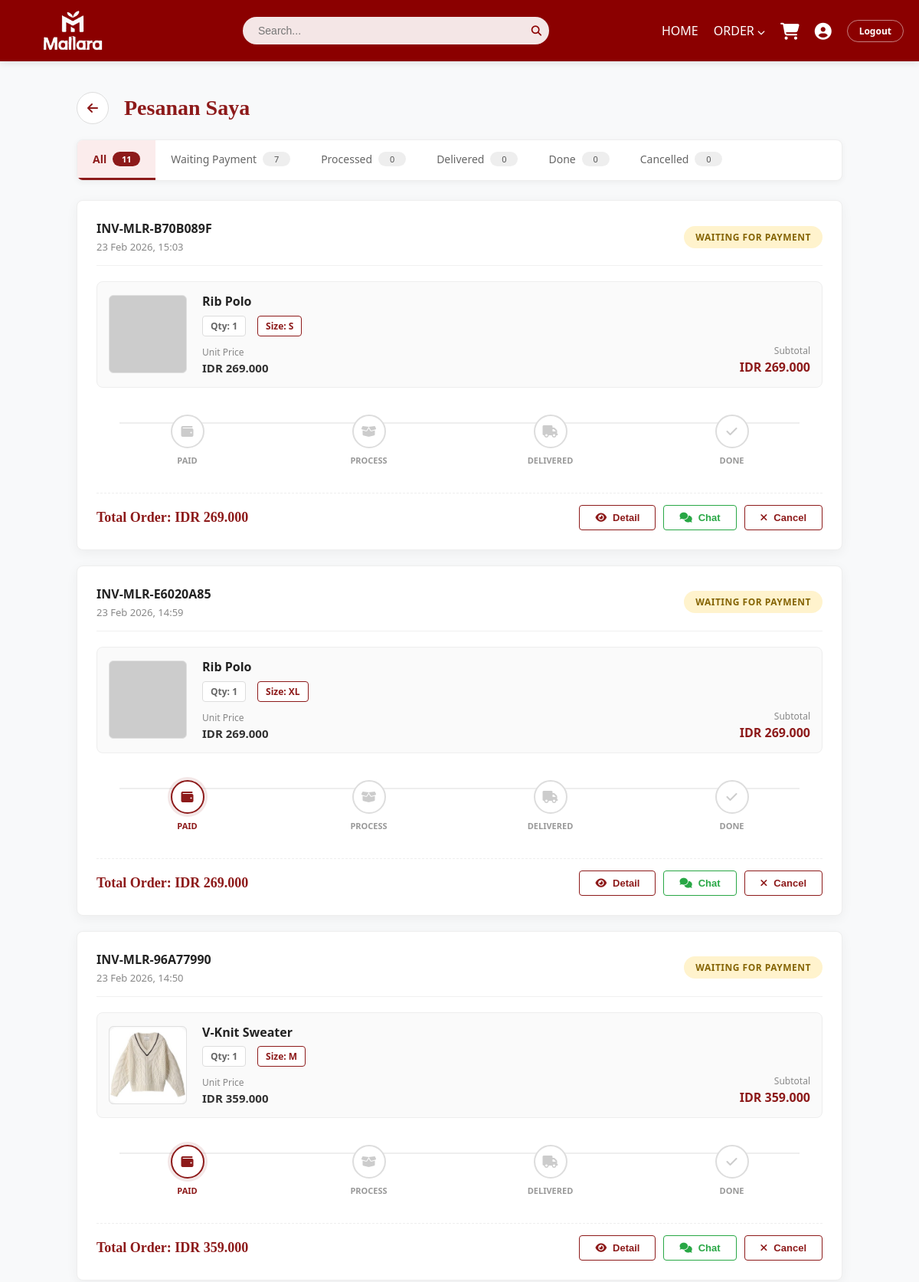
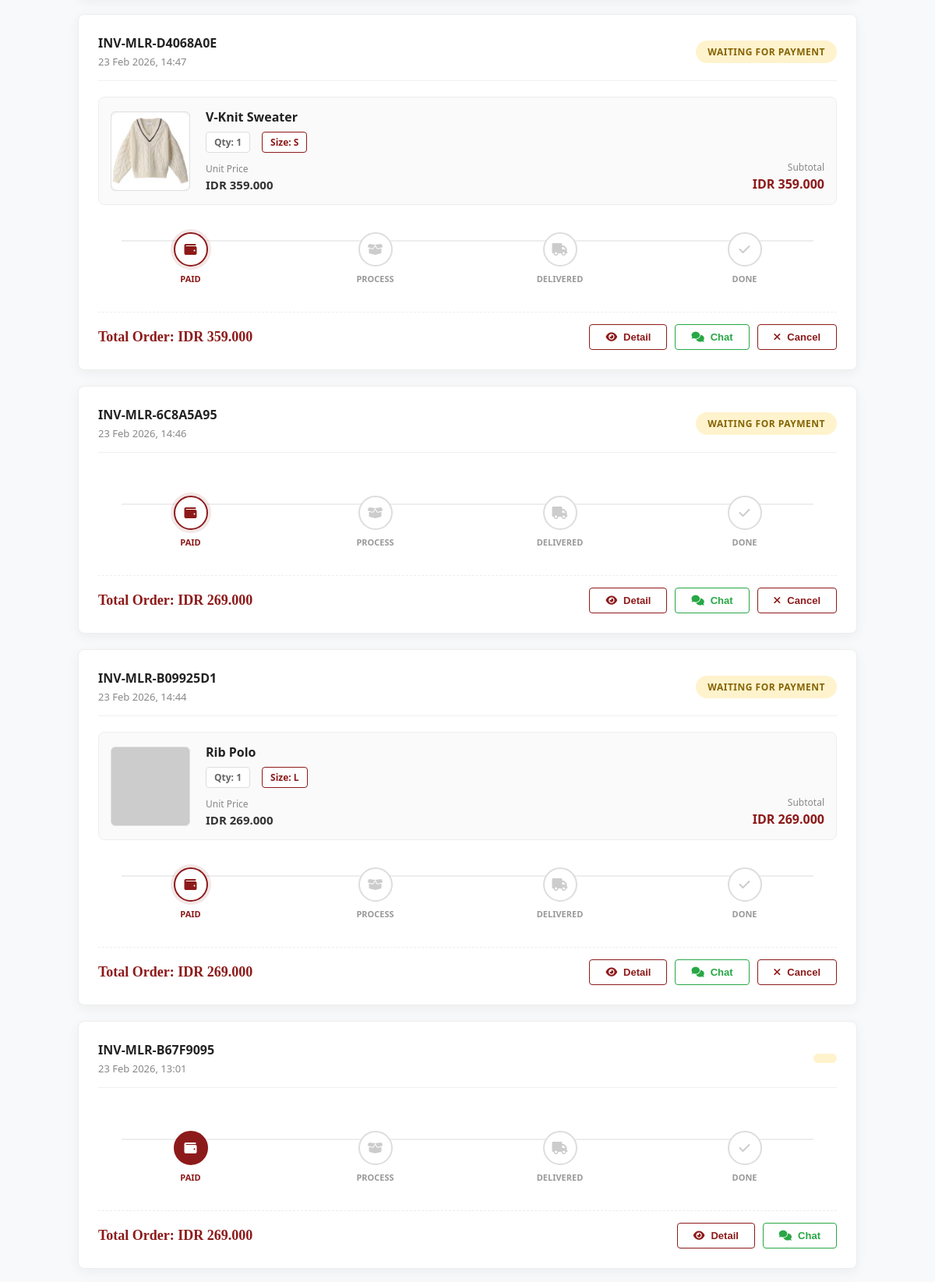
The page /customer/orders.php (signed in, upper part) on the database its author committed (2 pictures, top to bottom).
### tables this page shows
CREATE TABLE `orders` (
  `id` int(11) NOT NULL,
  `user_id` int(11) NOT NULL,
  `invoice_code` varchar(50) DEFAULT NULL,
  `total` decimal(10,2) DEFAULT 0.00,
  `status` enum('Not Paid','Packed','Delivery','Completed','Cancelled','Rating') DEFAULT 'Not Paid',
  `payment_method` varchar(50) DEFAULT NULL,
  `shipping_name` varchar(100) DEFAULT NULL,
  `shipping_phone` varchar(20) DEFAULT NULL,
  `shipping_address` text DEFAULT NULL,
  `items_detail` text DEFAULT NULL,
  `created_at` timestamp NOT NULL DEFAULT current_timestamp()
);

### customer/orders.php (the view, shortened to what this page needs)
<?php
    require '../config/database.php';
    $user_id = $_SESSION['user_id'];
    $user_id_safe = intval($user_id);
    $active_filter = isset($_GET['filter']) ? $_GET['filter'] : 'all';
    $filter_sql = "";
    switch ($active_filter) {
        default: $filter_sql = ""; break;
    }
    $count_query = mysqli_query($conn, "
        SELECT
            COUNT(*) as count_all,
            SUM(status = 'Not Paid') as count_unpaid,
            SUM(status IN ('Process', 'Packed')) as count_process,
            SUM(status IN ('Delivery', 'Delivered')) as count_shipped,
            SUM(status IN ('Completed', 'Done')) as count_completed,
            SUM(status = 'Cancelled') as count_cancelled
        FROM orders WHERE user_id = '$user_id_safe'
    ");
    $counts = mysqli_fetch_assoc($count_query);
    $count_all = intval($counts['count_all']);
    $count_unpaid = intval($counts['count_unpaid']);
    $count_process = intval($counts['count_process']);
    $count_shipped = intval($counts['count_shipped']);
    $count_completed = intval($counts['count_completed']);
    $count_cancelled = intval($counts['count_cancelled']);
    $all_orders = mysqli_query($conn, "SELECT * FROM orders WHERE user_id = '$user_id_safe' $filter_sql ORDER BY id DESC");
    function getStatusLabel($status) {
        $label = $status; $class = '';
        switch($status) {
            case 'Not Paid': $label = 'Waiting For Payment'; $class = 'status-unpaid'; break;
            default: $label = $status; $class = 'status-unpaid';
        }
        return ['label' => $label, 'class' => $class];
    }
    function getProductImage($item) {
        $item_image = $item['image'] ?? '';
        $item_category = strtolower($item['category'] ?? 'woman');
        $folder = ($item_category == 'man') ? 'man' : 'woman';
        $imgPath = "../assets/img/products/" . $folder . "/" . $item_image;
        if(!file_exists($imgPath)) {
            $altFolder = ($folder == 'man') ? 'woman' : 'man';
            $altPath = "../assets/img/products/" . $altFolder . "/" . $item_image;
            if(file_exists($altPath)) { $imgPath = $altPath; } else { $imgPath = "https://picsum.photos/seed/".md5($item_image)."/200/200.jpg"; }
        }
        return $imgPath;
    }
    ?>
    <!DOCTYPE html>
    <html lang="id">
    <head>
        <link rel="stylesheet" href="../assets/css/style.css">
        <link rel="stylesheet" href="https://cdnjs.cloudflare.com/ajax/libs/font-awesome/6.4.0/css/all.min.css">
    </head>
    <body>
        <?php
            $navPath = __DIR__ . '/../partials/navbar.php';
            if (file_exists($navPath)) { include $navPath; } ?>
        <div class="container">
            <div class="page-top">
                <a href="../index.php" class="back-btn"><i class="fas fa-arrow-left"></i></a>
                <h1 class="page-title">Pesanan Saya</h1>
            </div>
            <div class="order-tabs-container">
                <div class="order-tabs">
                    <a href="?filter=all" class="tab-item <?php echo $active_filter == 'all' ? 'active' : ''; ?>">All <span class="tab-badge"><?= $count_all ?></span></a>
                    <a href="?filter=unpaid" class="tab-item <?php echo $active_filter == 'unpaid' ? 'active' : ''; ?>">Waiting Payment <span class="tab-badge"><?= $count_unpaid ?></span></a>
                    <a href="?filter=process" class="tab-item <?php echo $active_filter == 'process' ? 'active' : ''; ?>">Processed <span class="tab-badge"><?= $count_process ?></span></a>
                    <a href="?filter=shipped" class="tab-item <?php echo $active_filter == 'shipped' ? 'active' : ''; ?>">Delivered <span class="tab-badge"><?= $count_shipped ?></span></a>
                    <a href="?filter=completed" class="tab-item <?php echo $active_filter == 'completed' ? 'active' : ''; ?>">Done <span class="tab-badge"><?= $count_completed ?></span></a>
                    <a href="?filter=cancelled" class="tab-item <?php echo $active_filter == 'cancelled' ? 'active' : ''; ?>">Cancelled <span class="tab-badge"><?= $count_cancelled ?></span></a>
                </div>
            </div>
            <div id="orders-list">
                <?php if (mysqli_num_rows($all_orders) > 0): ?>
                    <?php while ($order = mysqli_fetch_assoc($all_orders)):
                        $items_json = $order['items_detail'];
                        $items = !empty($items_json) ? json_decode($items_json, true) : [];
                        $statusData = getStatusLabel($order['status']);
                        $status = $order['status'];
                        $isCOD = ($order['payment_method'] == 'cod');
                        $step1_class = ($isCOD) ? '' : (($status == 'Not Paid') ? 'active' : (($status != 'Cancelled') ? 'completed' : ''));
                        $step2_class = ($status == 'Process') ? 'active' : ((in_array($status, ['Delivered', 'Done', 'Completed'])) ? 'completed' : '');
                        $step3_class = ($status == 'Delivered') ? 'active' : ((in_array($status, ['Done', 'Completed'])) ? 'completed' : '');
                        $step4_class = (in_array($status, ['Done', 'Completed'])) ? 'completed' : '';
                        $invoiceCode = htmlspecialchars($order['invoice_code']);
                    ?>
                    <div class="order-card">
                        <div class="card-header">
                            <div class="order-info">
                                <h4>INV-<?= $invoiceCode ?></h4>
                                <div class="order-date"><?= date('d M Y, H:i', strtotime($order['created_at'])) ?></div>
                            </div>
                            <span class="status-badge <?= $statusData['class'] ?>"><?= $statusData['label'] ?></span>
                        </div>
                        <div class="item-list">
                            <?php if(!empty($items)): ?>
                                <?php foreach($items as $item):
                                    $imgPath = getProductImage($item);
                                    $subtotal = ($item['price'] ?? 0) * ($item['quantity'] ?? 1);
                                ?>
                                    <div class="item-card">
                                        <img src="<?= $imgPath ?>" alt="Product" class="item-thumb">
                                        <div class="item-details">
                                            <div class="item-name"><?= htmlspecialchars($item['name'] ?? 'Unknown') ?></div>
                                            <div class="item-meta-row">
                                                <span class="meta-tag">Qty: <?= $item['quantity'] ?? 1 ?></span>
                                                <span class="meta-tag size">Size: <?= htmlspecialchars($item['size'] ?? '-') ?></span>
                                            </div>
                                            <div class="price-row">
                                                <div>
                                                    <div class="item-price-label">Unit Price</div>
                                                    <div class="item-price">IDR <?= number_format($item['price'] ?? 0, 0, ',', '.') ?></div>
                                                </div>
                                                <div style="text-align: right;">
                                                    <div class="item-price-label">Subtotal</div>
                                                    <div class="item-subtotal">IDR <?= number_format($subtotal, 0, ',', '.') ?></div>
                                                </div>
                                            </div>
                                        </div>
                                    </div>
                                <?php endforeach; ?>
                            <?php endif; ?>
                        </div>
                        <div class="order-timeline">
                            <div class="step <?= $step1_class ?>"><div class="step-icon"><i class="fas fa-wallet"></i></div><div class="step-label">Paid</div></div>
                            <div class="step <?= $step2_class ?>"><div class="step-icon"><i class="fas fa-box-open"></i></div><div class="step-label">Process</div></div>
                            <div class="step <?= $step3_class ?>"><div class="step-icon"><i class="fas fa-truck"></i></div><div class="step-label">Delivered</div></div>
                            <div class="step <?= $step4_class ?>"><div class="step-icon"><i class="fas fa-check"></i></div><div class="step-label">Done</div></div>
                        </div>
                        <div class="card-footer">
                            <div class="total-price">Total Order: IDR <?= number_format($order['total'], 0, ',', '.') ?></div>
                            <div style="display: flex; gap: 10px; align-items: center; flex-wrap: wrap;">
                                <button class="btn-action btn-outline" onclick="openModal(<?= $order['id'] ?>)">
                                    <i class="fas fa-eye"></i> Detail
                                </button>
                                <button class="btn-action btn-chat" onclick="openChatModal(<?= $order['id'] ?>)">
                                    <i class="fas fa-comments"></i> Chat
                                </button>
                                <?php if($status == 'Not Paid'): ?>
                                <button class="btn-action btn-danger" onclick="openCancelModal(<?= $order['id'] ?>)">
                                    <i class="fas fa-times"></i> Cancel
                                </button>
                                <?php endif; ?>
                            </div>
                        </div>
                    </div>
                    <?php endwhile; ?>
                <?php endif; ?>
            </div>
        </div>
    </body>
    </html>

### assets/css/style.css (style rules this page uses)
body { margin:0; font-family: 'Segoe UI'; background:#8b0000; color:white; }

### rows shown on the page
orders: invoice_code "MLR-B70B089F", created_at "23 Feb 2026, 15:03", status "WAITING FOR PAYMENT", name "Rib Polo", quantity "1", size "S", price "269.000", subtotal "269.000", total "269.000"
orders: invoice_code "MLR-E6020A85", created_at "23 Feb 2026, 14:59", status "WAITING FOR PAYMENT", name "Rib Polo", quantity "1", size "XL", price "269.000", subtotal "269.000", total "269.000"
orders: invoice_code "MLR-96A77990", created_at "23 Feb 2026, 14:50", status "WAITING FOR PAYMENT", name "V-Knit Sweater", quantity "1", size "M", price "359.000", subtotal "359.000", total "359.000"
orders: invoice_code "MLR-D4068A0E", created_at "23 Feb 2026, 14:47", status "WAITING FOR PAYMENT", name "V-Knit Sweater", quantity "1", size "S", price "359.000", subtotal "359.000", total "359.000"
orders: invoice_code "MLR-6C8A5A95", created_at "23 Feb 2026, 14:46", status "WAITING FOR PAYMENT", total "269.000"
orders: invoice_code "MLR-B09925D1", created_at "23 Feb 2026, 14:44", status "WAITING FOR PAYMENT", name "Rib Polo", quantity "1", size "L", price "269.000", subtotal "269.000", total "269.000"
orders: invoice_code "MLR-B67F9095", created_at "23 Feb 2026, 13:01", total "269.000"

### other values the page prints
$count_all "11"
$count_unpaid "7"
$count_process "0"
$count_shipped "0"
$count_completed "0"
$count_cancelled "0"
